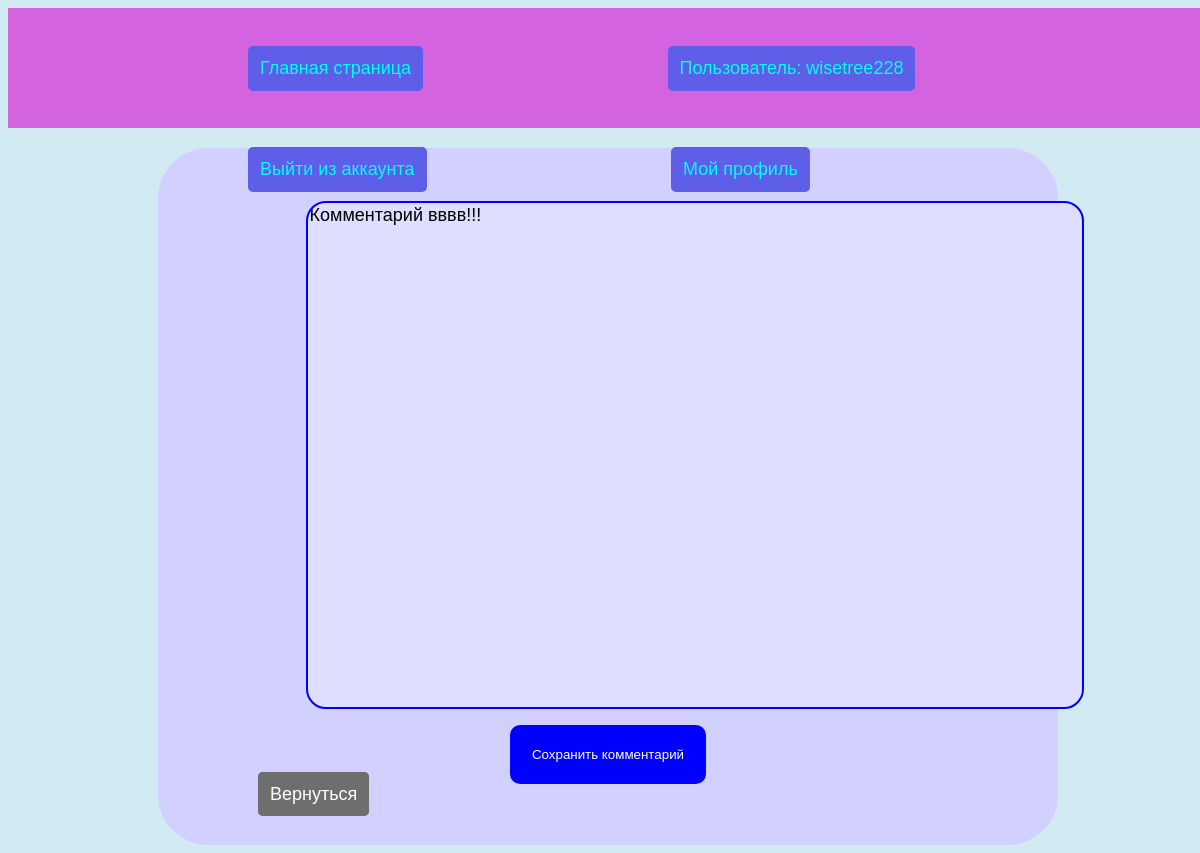
The app's page /updatecom/6 (signed in), older data.
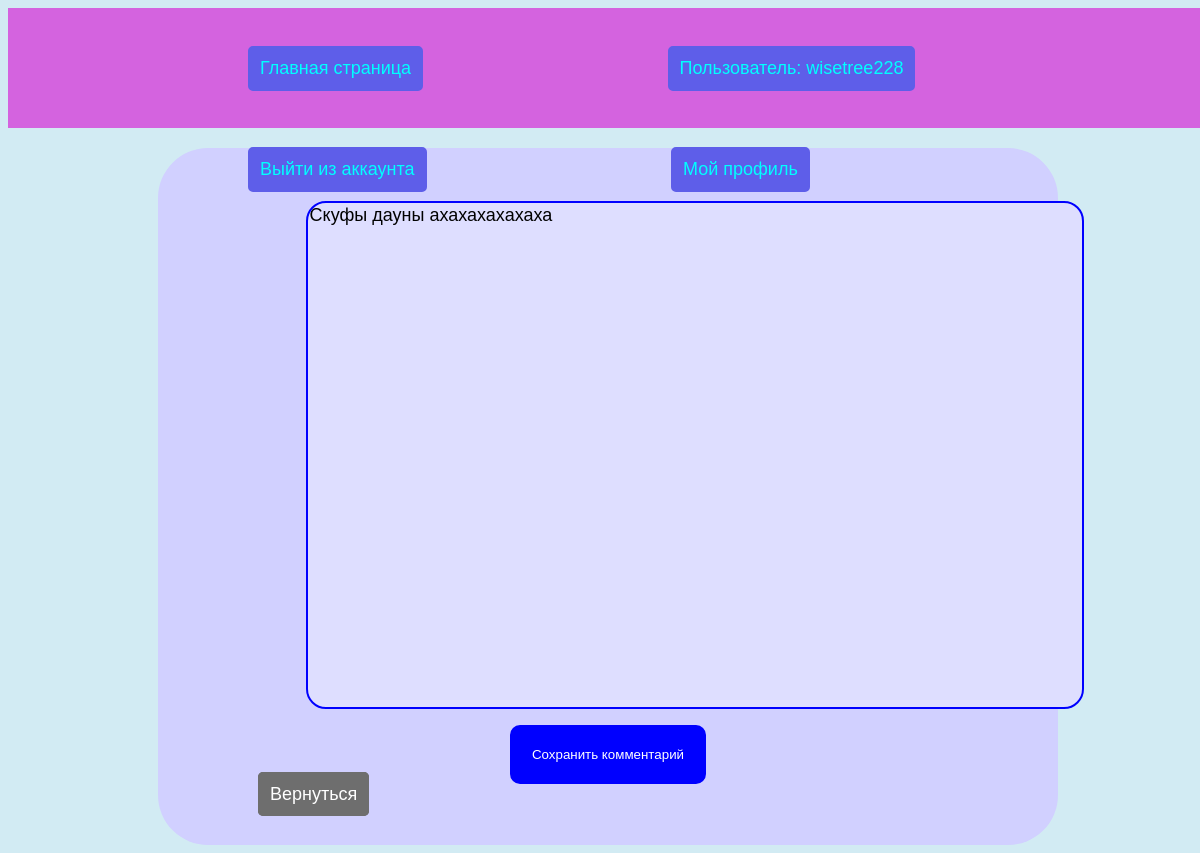
The same page, newer data.
### tables this page shows
CREATE TABLE "comment" (
	"id"	INTEGER NOT NULL UNIQUE,
	"new_id"	INTEGER NOT NULL,
	"author"	TEXT NOT NULL,
	"text"	TEXT NOT NULL,
	PRIMARY KEY("id" AUTOINCREMENT)
);

### main.py (the view)
@app.route('/updatecom/<int:id>', methods=['GET', 'POST']) # редактирования комментария
def updcom(id):
    text = selectOne('comment', f"id={id}")[3]
    if not check_id('comment', f"id={id}"):  # если нет такого комментария, перенос на страницу ошибки 404
        return redirect('error')
    auth = selectOne('comment', f"id={id}")[2]
    if not session['userLogged']:
        return redirect('/')
    elif session['userName'] != auth:  # нельзя редактировать чужой комментарий
        art_id = selectOne('comment', f"id={id}")[1]
        return redirect(url_for('detailview', id=art_id))
    else:
        if request.method=='POST':
            if len(text) < 5 or len(text) > 5000 or "'" in text:
                flash('комментарий должен быть больше 5 и не больше 5000 символов! запрещено использовать одинарную кавычку в целях защиты от sql иньекций!')
            else:
                db = connect('database.db')
                cur = db.cursor()
                cur.execute(f"UPDATE comment SET text='{request.form['text']}' WHERE id={id};")
                db.commit()
                db.close()
                flash("комментарий обновлён!")
    art_id=selectOne('comment', f"id={id}")[1]
    return render_template('upcom.html', text=text, session=session, id=art_id)

### main.py (called while the page is built)
def selectOne(table, cond):
    db = connect('database.db')
    cur = db.cursor()
    cur.execute(f"SELECT * FROM {table} WHERE {cond};")
    db.commit()
    list = cur.fetchone()
    db.close()
    return list

def check_id(table, cond):
    db = connect('database.db')
    cur = db.cursor()
    cur.execute(f"SELECT * FROM {table} WHERE {cond};")
    db.commit()
    list = cur.fetchall()
    db.close()
    if len(list)>=1:
        return True
    return False

### templates/upcom.html (shortened to what this page needs)
{% extends 'layout.html' %}
{% block content %}
<div class="menu">
    {% if not session.userLogged %}
    <a class="log" href="{{url_for('login')}}">Войти или зарегистрироваться</a>
    {% else %}
    <a href="{{url_for('index')}}" class="username logout">Главная страница</a>
    <p class="username">Пользователь: {{session.userName}}</p>
    <a href="{{url_for('logout')}}" class="username logout">Выйти из аккаунта</a>
    <a href="{{url_for('profile')}}" class="username logout">Мой профиль</a>
    {% endif %}
</div>
<div class="container">
    <form method="post" class="form" action="">
        <textarea class="inputform" name="text">{{text}}</textarea>
        <button type="submit" class="add addnew">Сохранить комментарий</button>
    </form>
    <a class="back" href="{{ url_for('detailview', id=id) }}">Вернуться</a>
</div>
{% endblock %}

### templates/layout.html (shortened to what this page needs)
<!doctype html>
<html lang="ru">
<head>
</head>
<body>
    {% block content %}
        {% endblock %}
</body>
</html>

### templates/layout.html (style rules this page uses)
body { background-color: rgb(210, 235, 243); width: 100%; height: 100%; padding: 0%; }
.container { background-color: rgb(209, 208, 255); margin-top: 20px; width: 75%; height: 70%; margin-left: auto; margin-right: auto; border-radius: 50px; padding-top: 40px; padding-bottom: 40px; }
* { font-family:Arial; text-decoration: none; }
.add { background-color: rgb(0, 0, 255); color: white; border-radius: 10px; padding: 20px; margin-left: 100px; transition: all 0.2s; border: 2px solid blue; margin-top: 100px; }
.form { width: 70%; margin-left: auto; margin-right: auto; text-align: center; }
.inputform { border-radius: 20px; height: 500px; width: 770px; border: 2px solid blue; background-color: rgb(222, 222, 255); margin: 2%; margin-right: 5%; font-size: large; resize: none; }
.addnew { margin: auto; }
.back { font-size: large; margin-left: 100px; padding: 10px; color:rgb(255, 255, 255); background-color: rgb(110, 110, 110); border-radius: 5px; border: 2px solid rgb(110, 110, 110); transition: all 0.2s; }
.menu { width: 100%; height: 120px; background-color: rgb(212, 99, 223); margin-top: 0%; }
.username { font-size: large; background-color: rgb(94, 94, 233); padding: 10px; border-radius: 5px; margin-left: 240px; margin-top: 38px; display: inline-block; color: aqua; transition: all 0.2s; border: 2px solid rgb(94, 94, 233); }

Row changes from the older to the newer data that the page shows:
changed comment "wisetree228": text "Комментарий вввв!!!" → "Скуфы дауны ахахахахахаха"
